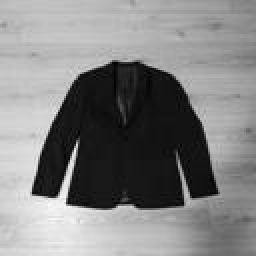
#> input picture lab3/images/dataset/jacket_1.jpg, 128 x 128 px (shown 2 times larger); its folder holds only this picture in this run
$ jupyter execute --allow-errors lab3.ipynb   (shell and % lines are left out)
#> lines starting #> are read from the running program, lines starting #| are printed output that depends on the picture
[cell 1]
import matplotlib.pyplot as plt
from matplotlib.colors import Normalize

from PIL import Image
from PIL import ImageOps
import os
import numpy as np

# Image preprocessing

[cell 2]
original_images_dir = './images/original_dataset'
images_dir = './images/dataset'

#> (the rest of this cell did not finish here and is left out)

# Prepare the dataset

[cell 3]
dataset = []
labels = []
for image_name in os.listdir(images_dir):
    labels += [image_name.split("_")[0]]
    im = np.array(Image.open(images_dir + '/' + image_name))
#> im is the input picture: shape (128, 128); min 0, max 250, mean 130.3
    im = im.flatten()
#> im = 16384 values, max 250 at index 12574, min 0 at index 8487, mean 130.3
    dataset += [im]

original_shape = np.array(Image.open(images_dir + '/' + os.listdir(images_dir)[0])).shape
#> original_shape = (128, 128)

labels = np.array(labels)
prepared_data = np.array(dataset)

print(original_shape)
#| (128, 128)
print(prepared_data[0].shape)
#| (16384,)

[cell 4]
def array_to_image(image_array, shape, fun=None):
    image = (np.reshape(image_array, original_shape))
    if fun is not None:
        image = fun(image)
    image = Image.fromarray(image).convert('RGB')
    return image

def plot_sample(data, labels, title, show_title=True, n_cols=6):
#> called with data = array of shape (1, 16384), labels = array of shape (1,), title = 'Original Dataset Sample', show_title = True, n_cols = 6
    n_cols = n_cols
    n_rows = int(np.ceil(len(set(labels)) / n_cols))

    plt.rcParams['figure.figsize'] = [12, 2.4 * n_rows + (0.5 if show_title else 0.0)]
    plt.rcParams['font.size'] = 16

    used_labels = set()
    subplot_idx = 1
    for image, label in zip(data, labels):
        if label not in used_labels:
            used_labels.add(label)
            plt.subplot(n_rows, n_cols, subplot_idx)
            subplot_idx += 1
            plt.title(label)
            plt.axis('off')
            plt.tight_layout()
            plt.imshow(image.reshape(original_shape), cmap='gray')
#> this loop made 1 pass
#> (label, subplot_idx) on pass 1: ('jacket', 2)
#> after the loop, subplot_idx = 2; used_labels = 1 item
#| Mean after: [0. 0. 0. 0.]

    if show_title:
        plt.suptitle(title)
    plt.savefig(f'./images/{title.replace("-", "").replace(" ", "_").lower()}.jpg')
    plt.show()

def show_image(image_array, shape, title):
#> called with image_array = array of shape (16384,), shape = (128, 128), title = 'Mean Image'
    plt.rcParams['figure.figsize'] = [10, 10]
    plt.imshow(image_array.reshape(shape), cmap='gray')
    plt.axis('off')
    plt.title(title)
    plt.tight_layout()
    plt.savefig(f'./images/{title.replace("-", "").replace(" ", "_").lower()}.jpg')
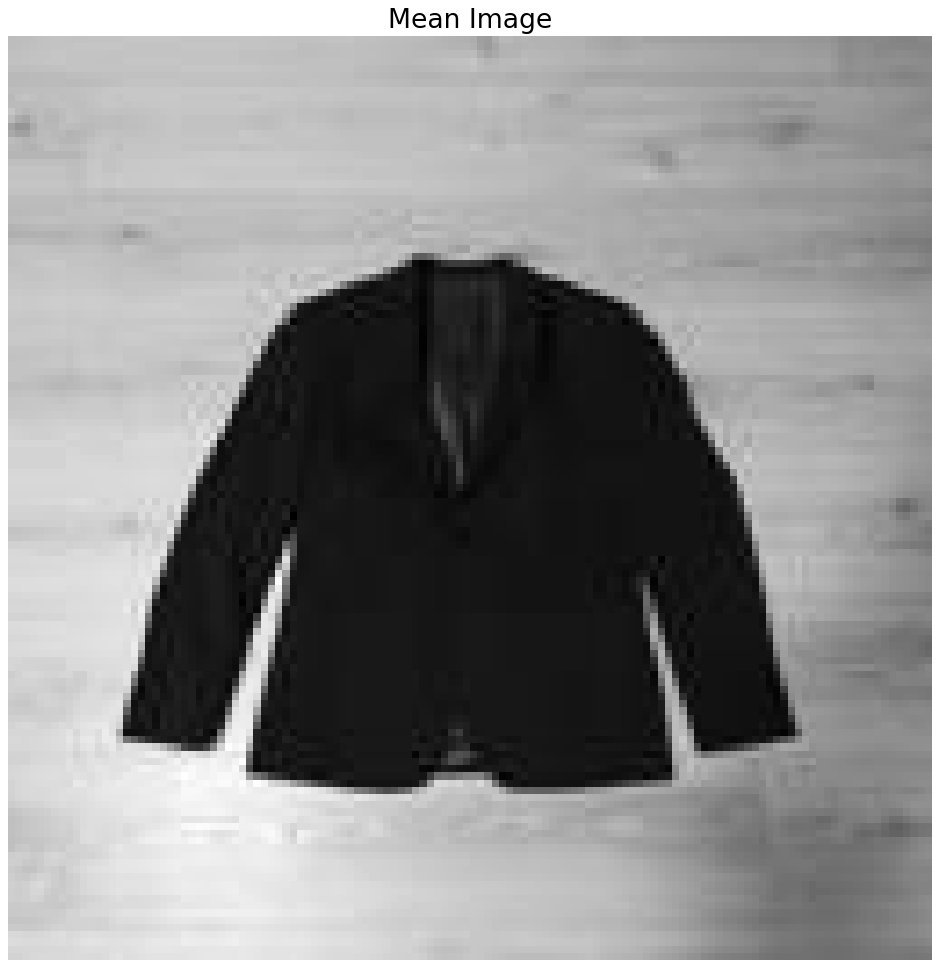
#> figure drawn by matplotlib, 1 panel

[cell 5]
plot_sample(prepared_data, labels, 'Original Dataset Sample')

# PCA

## Centering the data

[cell 6]
from sklearn.preprocessing import StandardScaler

scaler = StandardScaler(with_mean=True, with_std=False)
centered_data = scaler.fit_transform(prepared_data)
mean_image = scaler.mean_
print(f'Mean before: {mean_image[:4]}')
print(f'Mean after: {centered_data.mean(axis=0)[:4]}')

[cell 7]
show_image(mean_image, original_shape, 'Mean Image')

## Components

[cell 8]
from sklearn.decomposition import PCA

pca = PCA()
pca_data = pca.fit_transform(centered_data)
#> pca_data = [0]

[cell 9]
components = pca.components_
print(components.shape)
print(components[0])

[cell 10]
plot_sample(components, np.arange(1, len(components) + 1), 'Components', False)
#> call 2 of plot_sample, with data = array of shape (1, 16384), labels = array of shape (1,), title = 'Components', show_title = False, n_cols = 6
#> after the loop in plot_sample (call 2), `for image, label in zip(data, labels):`: subplot_idx = 2
#> in plot_sample (call 2), `plt.savefig(f'./images/{title.replace("-", "").replace(" ", "_").lower..`:
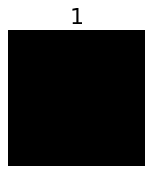
#> figure drawn by matplotlib, 1 panel

## Explained variance ratio

[cell 11]
plt.rcParams['figure.figsize'] = [10, 10]

explained_variance_ratio = pca.explained_variance_ratio_
x = np.arange(1, len(explained_variance_ratio) + 1)

plt.plot(x, explained_variance_ratio, marker='o')
plt.xlabel('component')
plt.ylabel('explained variance ratio')
plt.title('Explained Variance Ratio')

plt.tight_layout()
plt.savefig('./images/variance.jpg')
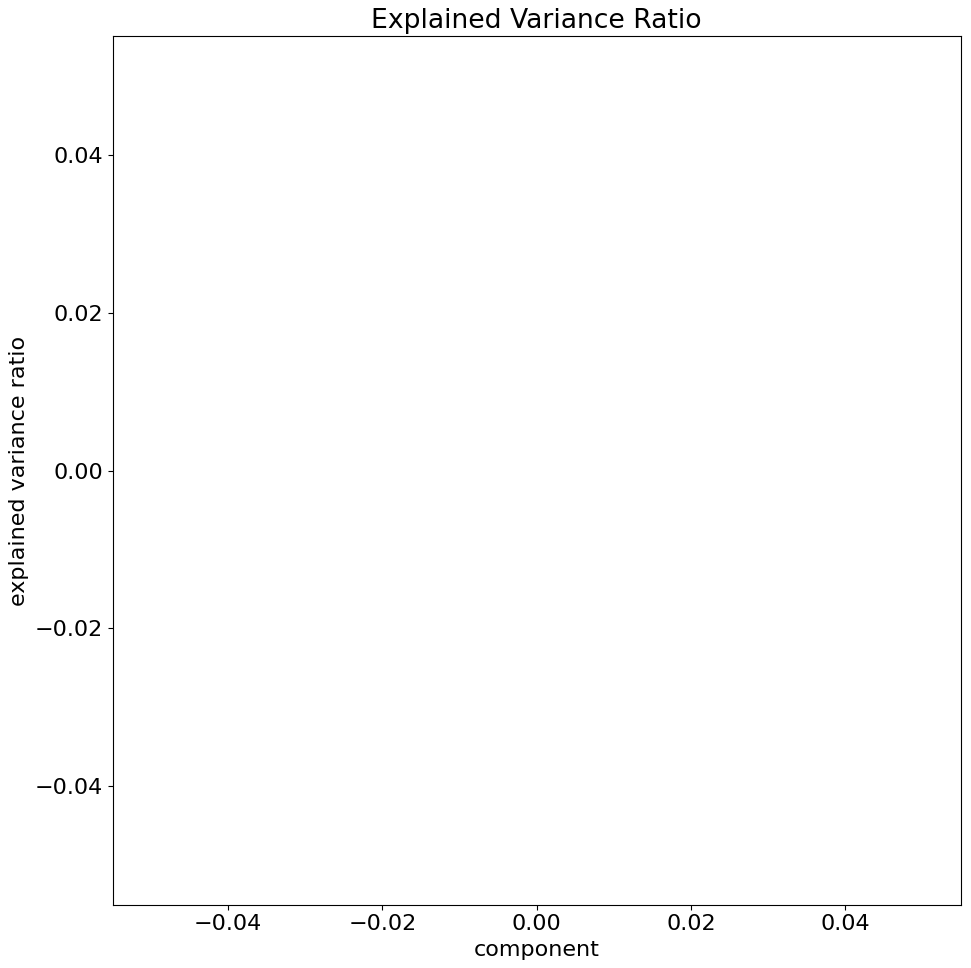
#> figure drawn by matplotlib, 1 panel
plt.show()

## 4 dimensions

[cell 12]
def reduce_dims(data, labels, n_components):
    pca_n = PCA(n_components=n_components)
    pca_n_data = pca_n.fit_transform(centered_data)
    pca_n_inversed = pca_n.inverse_transform(pca_n_data) + mean_image

    plot_sample(pca_n_inversed, labels, f'PCA - {n_components} dims')

    return pca_n_inversed

#> (a cell that did not finish here is left out)

## 16 dimensions

#> (a cell that did not finish here is left out)


## 7 dimensions

#> (a cell that did not finish here is left out)


## 2 dimensions

#> (a cell that did not finish here is left out)

$ run again, on lab3/images/dataset/jeans_1.jpg
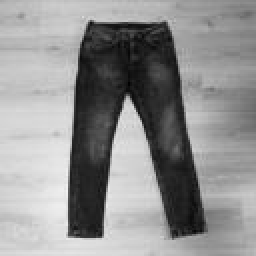
#> input picture lab3/images/dataset/jeans_1.jpg, 128 x 128 px (shown 2 times larger)
#> im is the input picture: shape (128, 128); min 1, max 242, mean 144.3
#> im = 16384 values, max 242 at index 12193, min 1 at index 5312, mean 144.3
#> original_shape = (128, 128)
#| (128, 128)
#| (16384,)
#> the loop in plot_sample, `for image, label in zip(data, labels):` made 1 pass
#> (label, subplot_idx) on pass 1: ('jeans', 2)
#> after the loop in plot_sample, `for image, label in zip(data, labels):`: subplot_idx = 2; used_labels = 1 item
#| Mean after: [0. 0. 0. 0.]
#> in show_image, `plt.savefig(f'./images/{title.replace("-", "").replace(" ", "_").lower..`:
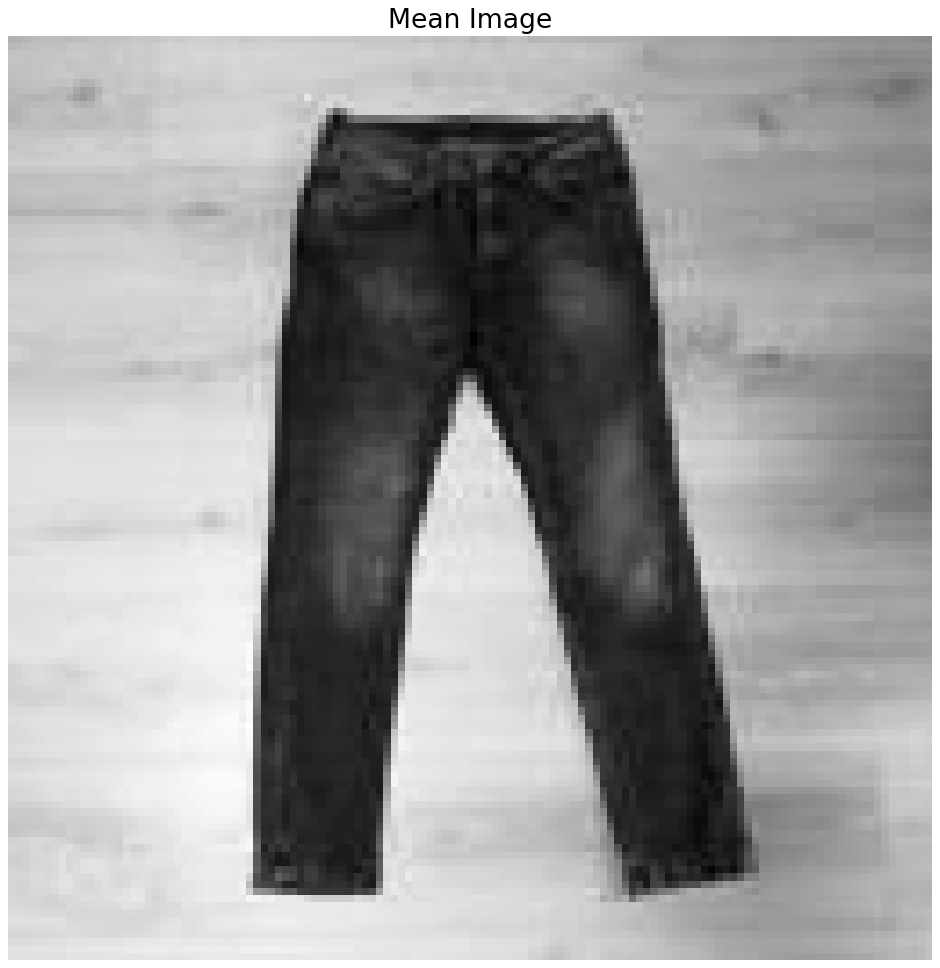
#> figure drawn by matplotlib, 1 panel
#> pca_data = [0]
